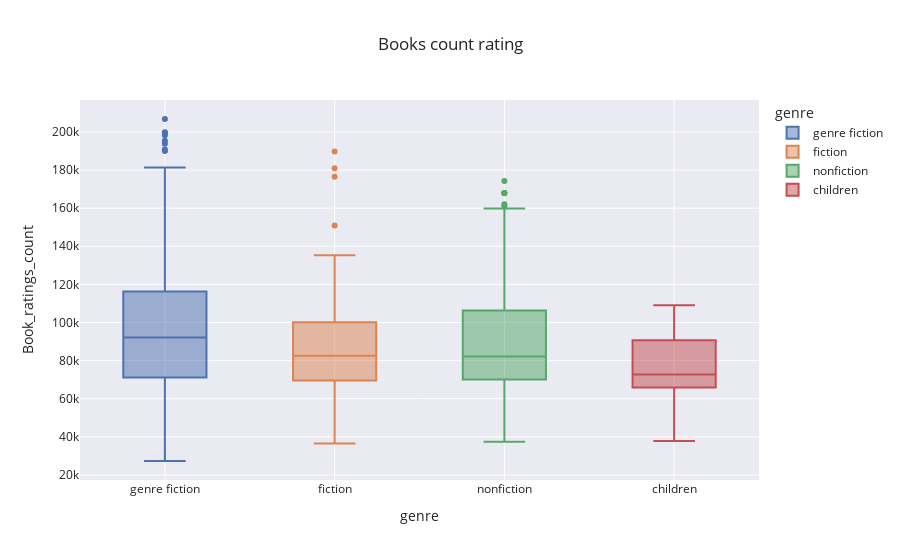

Notebook cell for this chart:
### Code cell
plt.figure(figsize=(15,8))
fig=px.box(data_frame=df , x='genre' , y='Book_ratings_count',title='Books count rating' ,color='genre', template='seaborn')
fig.show()

### Figure 1 — Plotly figure (JSON) as saved in the notebook; plotly's stock layout.template omitted (floating-point values rounded to 4 significant figures; data arrays with more than 128 entries replaced by an {"elided": "..."} marker saying what was removed)
{"data": [{"alignmentgroup": "True", "hovertemplate": "genre=%{x}<br>Book_ratings_count=%{y}<extra></extra>", "legendgroup": "genre fiction", "marker": {"color": "rgb(76,114,176)"}, "name": "genre fiction", "notched": false, "offsetgroup": "genre fiction", "orientation": "v", "showlegend": true, "type": "box", "x": {"elided": "759 str values"}, "x0": " ", "xaxis": "x", "y": {"elided": "759 int values"}, "y0": " ", "yaxis": "y"}, {"alignmentgroup": "True", "hovertemplate": "genre=%{x}<br>Book_ratings_count=%{y}<extra></extra>", "legendgroup": "fiction", "marker": {"color": "rgb(221,132,82)"}, "name": "fiction", "notched": false, "offsetgroup": "fiction", "orientation": "v", "showlegend": true, "type": "box", "x": ["fiction", "fiction", "fiction", "fiction", "fiction", "fiction", "fiction", "fiction", "fiction", "fiction", "fiction", "fiction", "fiction", "fiction", "fiction", "fiction", "fiction", "fiction", "fiction", "fiction", "fiction", "fiction", "fiction", "fiction", "fiction", "fiction", "fiction", "fiction", "fiction", "fiction", "fiction", "fiction", "fiction", "fiction", "fiction", "fiction", "fiction", "fiction", "fiction", "fiction", "fiction", "fiction", "fiction", "fiction", "fiction", "fiction", "fiction", "fiction", "fiction", "fiction", "fiction", "fiction", "fiction", "fiction"], "x0": " ", "xaxis": "x", "y": [150898, 189671, 127186, 176433, 180961, 120004, 105026, 127387, 105192, 93475, 100158, 102348, 92569, 76553, 37090, 91383, 83847, 93217, 135225, 82474, 97938, 80769, 82608, 97058, 90138, 67873, 74052, 75031, 72713, 73140, 94437, 109881, 108884, 72311, 68861, 69351, 69596, 97514, 75186, 90157, 73534, 70701, 66360, 36541, 83886, 67267, 50422, 57865, 73883, 59973, 80433, 57632, 52333, 60932], "y0": " ", "yaxis": "y"}, {"alignmentgroup": "True", "hovertemplate": "genre=%{x}<br>Book_ratings_count=%{y}<extra></extra>", "legendgroup": "nonfiction", "marker": {"color": "rgb(85,168,104)"}, "name": "nonfiction", "notched": false, "offsetgroup": "nonfiction", "orientation": "v", "showlegend": true, "type": "box", "x": {"elided": "160 str values"}, "x0": " ", "xaxis": "x", "y": {"elided": "160 int values"}, "y0": " ", "yaxis": "y"}, {"alignmentgroup": "True", "hovertemplate": "genre=%{x}<br>Book_ratings_count=%{y}<extra></extra>", "legendgroup": "children", "marker": {"color": "rgb(196,78,82)"}, "name": "children", "notched": false, "offsetgroup": "children", "orientation": "v", "showlegend": true, "type": "box", "x": ["children", "children", "children", "children", "children", "children", "children", "children", "children", "children", "children", "children", "children", "children", "children"], "x0": " ", "xaxis": "x", "y": [109063, 105032, 93227, 77462, 70550, 72683, 70241, 92737, 83664, 71868, 62454, 64347, 37792, 84650, 55355], "y0": " ", "yaxis": "y"}], "layout": {"boxmode": "overlay", "legend": {"title": {"text": "genre"}, "tracegroupgap": 0}, "title": {"text": "Books count rating"}, "xaxis": {"anchor": "y", "categoryarray": ["genre fiction", "fiction", "nonfiction", "children"], "categoryorder": "array", "domain": [0, 1], "title": {"text": "genre"}}, "yaxis": {"anchor": "x", "domain": [0, 1], "title": {"text": "Book_ratings_count"}}}}
